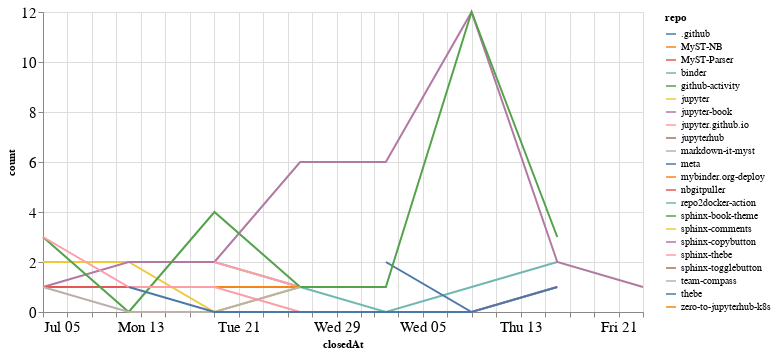

Notebook code for this chart:
### Code cell
closed_by_time = closed_by.groupby('repo').resample('W', on='closedAt').count()['author'].reset_index()
closed_by_time = closed_by_time.rename(columns={'author': 'count'})

alt.Chart(closed_by_time, width=600).mark_line().encode(
    x='closedAt',
    y='count',
    color='repo',
    tooltip="repo"
)

### Figure 1 — Vega-Lite specification as saved in the notebook (floating-point values rounded to 4 significant figures)
{"config": {"axisLeft": {"labelFontSize": 15}, "axisBottom": {"labelFontSize": 15}}, "data": {"name": "data-a116e209751b8df36105c6f0fdfad36b"}, "mark": "line", "encoding": {"color": {"type": "nominal", "field": "repo"}, "tooltip": {"type": "nominal", "field": "repo"}, "x": {"type": "temporal", "field": "closedAt"}, "y": {"type": "quantitative", "field": "count"}}, "width": 600, "$schema": "https://vega.github.io/schema/vega-lite/v4.8.1.json", "datasets": {"data-a116e209751b8df36105c6f0fdfad36b": [{"repo": ".github", "closedAt": "2020-08-09T00:00:00", "count": 3}, {"repo": "MyST-NB", "closedAt": "2020-07-19T00:00:00", "count": 1}, {"repo": "MyST-Parser", "closedAt": "2020-07-12T00:00:00", "count": 1}, {"repo": "MyST-Parser", "closedAt": "2020-07-19T00:00:00", "count": 1}, {"repo": "binder", "closedAt": "2020-07-19T00:00:00", "count": 2}, {"repo": "binder", "closedAt": "2020-07-26T00:00:00", "count": 1}, {"repo": "binder", "closedAt": "2020-08-02T00:00:00", "count": 0}, {"repo": "binder", "closedAt": "2020-08-09T00:00:00", "count": 1}, {"repo": "binder", "closedAt": "2020-08-16T00:00:00", "count": 2}, {"repo": "github-activity", "closedAt": "2020-08-09T00:00:00", "count": 2}, {"repo": "jupyter", "closedAt": "2020-07-05T00:00:00", "count": 2}, {"repo": "jupyter", "closedAt": "2020-07-12T00:00:00", "count": 2}, {"repo": "jupyter", "closedAt": "2020-07-19T00:00:00", "count": 0}, {"repo": "jupyter", "closedAt": "2020-07-26T00:00:00", "count": 1}, {"repo": "jupyter-book", "closedAt": "2020-07-05T00:00:00", "count": 1}, {"repo": "jupyter-book", "closedAt": "2020-07-12T00:00:00", "count": 2}, {"repo": "jupyter-book", "closedAt": "2020-07-19T00:00:00", "count": 2}, {"repo": "jupyter-book", "closedAt": "2020-07-26T00:00:00", "count": 6}, {"repo": "jupyter-book", "closedAt": "2020-08-02T00:00:00", "count": 6}, {"repo": "jupyter-book", "closedAt": "2020-08-09T00:00:00", "count": 12}, {"repo": "jupyter-book", "closedAt": "2020-08-16T00:00:00", "count": 2}, {"repo": "jupyter-book", "closedAt": "2020-08-23T00:00:00", "count": 1}, {"repo": "jupyter.github.io", "closedAt": "2020-07-19T00:00:00", "count": 2}, {"repo": "jupyter.github.io", "closedAt": "2020-07-26T00:00:00", "count": 1}, {"repo": "jupyterhub", "closedAt": "2020-07-12T00:00:00", "count": 1}, {"repo": "markdown-it-myst", "closedAt": "2020-08-09T00:00:00", "count": 1}, {"repo": "meta", "closedAt": "2020-08-02T00:00:00", "count": 2}, {"repo": "meta", "closedAt": "2020-08-09T00:00:00", "count": 0}, {"repo": "meta", "closedAt": "2020-08-16T00:00:00", "count": 1}, {"repo": "mybinder.org-deploy", "closedAt": "2020-07-19T00:00:00", "count": 1}, {"repo": "mybinder.org-deploy", "closedAt": "2020-07-26T00:00:00", "count": 1}, {"repo": "nbgitpuller", "closedAt": "2020-07-05T00:00:00", "count": 1}, {"repo": "nbgitpuller", "closedAt": "2020-07-12T00:00:00", "count": 1}, {"repo": "repo2docker-action", "closedAt": "2020-07-26T00:00:00", "count": 1}, {"repo": "sphinx-book-theme", "closedAt": "2020-07-05T00:00:00", "count": 3}, {"repo": "sphinx-book-theme", "closedAt": "2020-07-12T00:00:00", "count": 0}, {"repo": "sphinx-book-theme", "closedAt": "2020-07-19T00:00:00", "count": 4}, {"repo": "sphinx-book-theme", "closedAt": "2020-07-26T00:00:00", "count": 1}, {"repo": "sphinx-book-theme", "closedAt": "2020-08-02T00:00:00", "count": 1}, {"repo": "sphinx-book-theme", "closedAt": "2020-08-09T00:00:00", "count": 12}, {"repo": "sphinx-book-theme", "closedAt": "2020-08-16T00:00:00", "count": 3}, {"repo": "sphinx-comments", "closedAt": "2020-08-16T00:00:00", "count": 4}, {"repo": "sphinx-copybutton", "closedAt": "2020-07-26T00:00:00", "count": 2}, {"repo": "sphinx-thebe", "closedAt": "2020-07-05T00:00:00", "count": 3}, {"repo": "sphinx-thebe", "closedAt": "2020-07-12T00:00:00", "count": 1}, {"repo": "sphinx-thebe", "closedAt": "2020-07-19T00:00:00", "count": 1}, {"repo": "sphinx-thebe", "closedAt": "2020-07-26T00:00:00", "count": 0}, {"repo": "sphinx-thebe", "closedAt": "2020-08-02T00:00:00", "count": 0}, {"repo": "sphinx-thebe", "closedAt": "2020-08-09T00:00:00", "count": 0}, {"repo": "sphinx-thebe", "closedAt": "2020-08-16T00:00:00", "count": 1}, {"repo": "sphinx-togglebutton", "closedAt": "2020-08-09T00:00:00", "count": 3}, {"repo": "team-compass", "closedAt": "2020-07-05T00:00:00", "count": 1}, {"repo": "team-compass", "closedAt": "2020-07-12T00:00:00", "count": 0}, {"repo": "team-compass", "closedAt": "2020-07-19T00:00:00", "count": 0}, {"repo": "team-compass", "closedAt": "2020-07-26T00:00:00", "count": 1}, {"repo": "thebe", "closedAt": "2020-07-12T00:00:00", "count": 1}, {"repo": "thebe", "closedAt": "2020-07-19T00:00:00", "count": 0}, {"repo": "thebe", "closedAt": "2020-07-26T00:00:00", "count": 0}, {"repo": "thebe", "closedAt": "2020-08-02T00:00:00", "count": 0}, {"repo": "thebe", "closedAt": "2020-08-09T00:00:00", "count": 0}, {"repo": "thebe", "closedAt": "2020-08-16T00:00:00", "count": 1}, {"repo": "zero-to-jupyterhub-k8s", "closedAt": "2020-07-05T00:00:00", "count": 1}]}}
